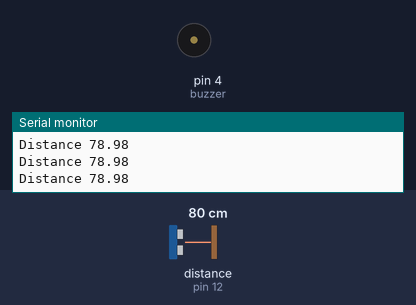
The sketch below on a simulated Arduino Uno, built with avr-gcc and run on an emulated ATmega328P. Shown: buzzer (waves = sounding), the last lines printed to the serial monitor. Wiring (inferred from the names in the program): ultrasonic range finder: trigger pin 13; echo pin 12. The inputs (shaded band) are chosen by the test bench; at power-on: distance to the obstacle (sensor on pin 12) 80 cm. The echo pulse lasts 58.3 µs per cm.

Above: at 1.3 s.
1.4 s: distance to the obstacle (sensor on pin 12) set to 2 cm
At 2.9 s:
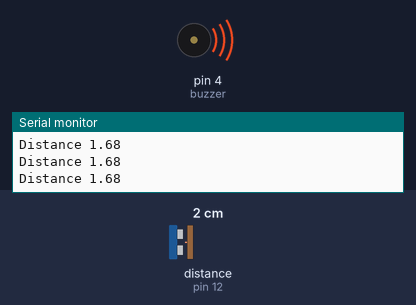
4.5 s: distance to the obstacle (sensor on pin 12) set to 120 cm
At 5.7 s:
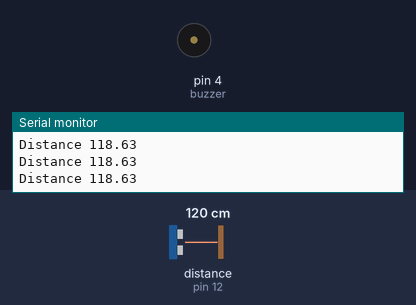
7.5 s: distance to the obstacle (sensor on pin 12) set to 9 cm
At 8.3 s:
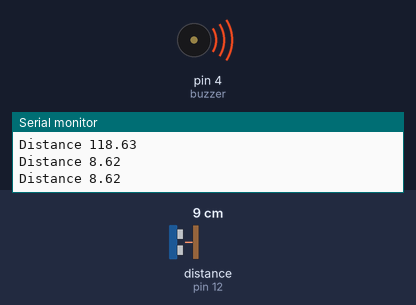
Timing chart, 0 to 10.5 s (numbered marks = the images above; inputs shaded):
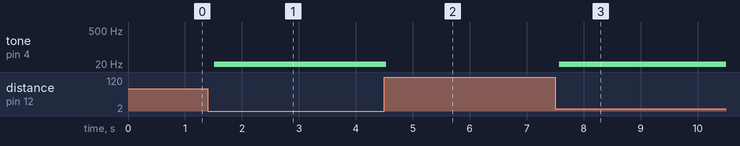

The sketch:

Ultrasonic_sensor.ino
```cpp
// C++ code
//

#define trigpin 13
#define echopin 12
#define buzzer 4

float duration;
float distance;

void setup()
{
  Serial.begin(9600);
  pinMode(echopin,INPUT);
  pinMode(trigpin,OUTPUT);
  pinMode(buzzer,OUTPUT);
}

void loop()
{
  digitalWrite(trigpin,HIGH);
  delayMicroseconds (10);
  digitalWrite(trigpin,LOW);

  duration=pulseIn(echopin,HIGH);
  distance=(duration/2)*0.034;

  if (distance <= 50)
  {
    Serial.print("Distance ");
    Serial.println(distance);
    tone(buzzer,10);
    delay(500);
  }
  else
  {
    Serial.print("Distance ");
    Serial.println(distance);
    noTone(buzzer);
    delay(500);
  }


}
```

Measured:
- after the input at 1.4 s, tone on pin 4 (buzzer): silent → 10 Hz after 0.12 s
- after the input at 4.5 s, tone on pin 4 (buzzer): 10 Hz → silent at once
- after the input at 7.5 s, tone on pin 4 (buzzer): silent → 10 Hz after 0.07 s
